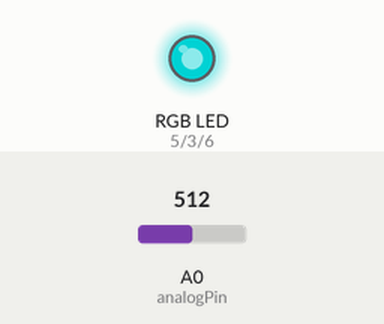
Bench run of a sketch on a simulated Arduino Uno, built with avr-gcc and run on an emulated ATmega328P. Shown: an RGB LED mixed from three pins (HIGH = lit). Dashed ring = blinking. Inputs (shaded band) come from the test bench; at power-on: A0 (analogPin) = 512. Dim RGB values are drawn brighter than linear; what the sketch prints to the serial monitor is not drawn.

Above: at 1.2 s.
1.3 s: A0 (analogPin) set to 789
At 2.4 s:
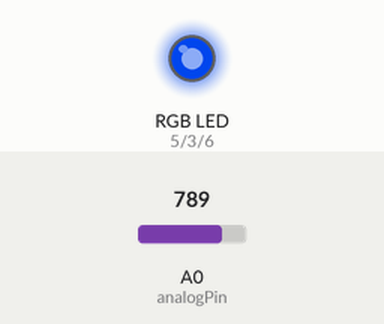
2.8 s: A0 (analogPin) set to 817
At 3.2 s:
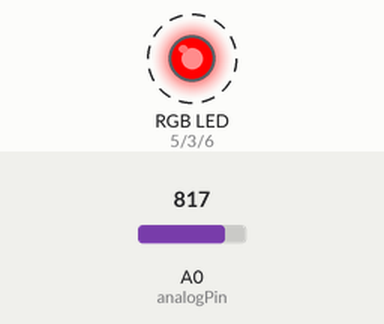
5.8 s: A0 (analogPin) set to 716
At 7.0 s:
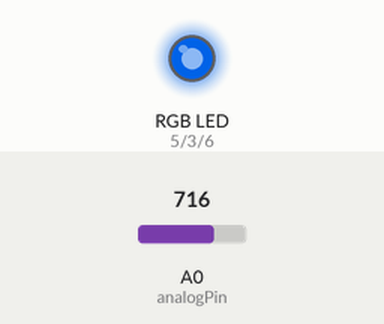
7.3 s: A0 (analogPin) set to 306
At 8.2 s:
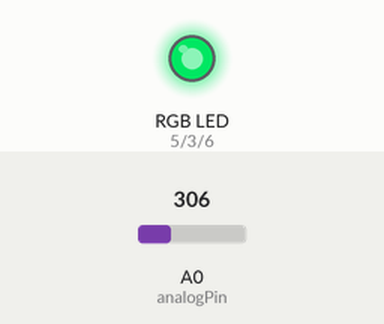
8.8 s: A0 (analogPin) set to 122
At 9.2 s:
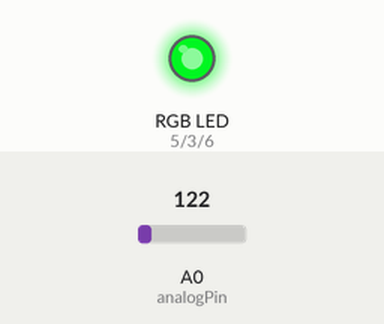
10.3 s: A0 (analogPin) set to 900
At 11.2 s:
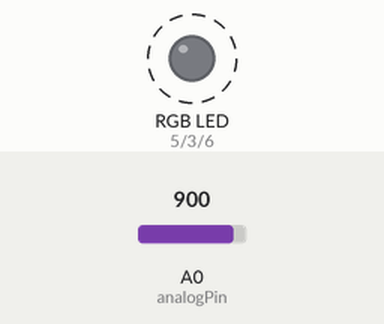
Timing chart, 0 to 14.3 s (numbered marks = the images above; inputs shaded):
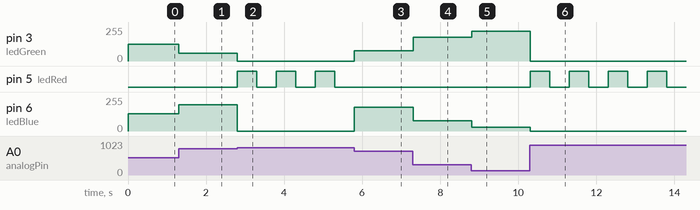

Measured:
- the behaviour switches between 803 and 804 on A0 (analogPin) (found by bisection; images 1 and 2)
- after the input at 1.3 s, pin 3 (ledGreen): 127/255 → 58/255 at once; pin 6 (ledBlue): 128/255 → 197/255 at once
- after the input at 2.8 s, pin 3 (ledGreen): 58/255 → 0/255 at once; pin 5 (ledRed): alternates HIGH for 0.50 s and LOW for 0.50 s, starting at once; pin 6 (ledBlue): 197/255 → 0/255 at once
- after the input at 5.8 s, pin 3 (ledGreen): 0/255 → 76/255 at once; pin 5 (ledRed): stays LOW (without the input it goes to HIGH after 0.00 s); pin 6 (ledBlue): 0/255 → 179/255 at once
- after the input at 7.3 s, pin 3 (ledGreen): 76/255 → 179/255 at once; pin 6 (ledBlue): 179/255 → 76/255 at once
- after the input at 8.8 s, pin 3 (ledGreen): 179/255 → 225/255 at once; pin 6 (ledBlue): 76/255 → 30/255 at once
- after the input at 10.3 s, pin 3 (ledGreen): 225/255 → 0/255 at once; pin 5 (ledRed): alternates HIGH for 0.50 s and LOW for 0.50 s, starting at once; pin 6 (ledBlue): 30/255 → 0/255 at once

The sketch:

indicator.ino
```cpp
/* indicator
 *
 *  CSE 132 - Assignment 2
 *
 *  Fill this out so we know whose assignment this is.
 *
 *  Name: Luke Wuri
 *  WUSTL Key: lwuri
 *
 *  and if two are partnered together
 *
 *  Name:
 *  WUSTL Key:
 */

int analogPin = 0;
int ledGreen = 3;
int ledBlue = 6;
int ledRed = 5;
int safetyNum = 200;
void setup() {

  Serial.begin(9600);


  pinMode(ledRed, OUTPUT); //red
  pinMode(ledGreen, OUTPUT); //green
  pinMode(ledBlue, OUTPUT); //blue


}

void loop() {


  int analogPin = analogRead(analogPin);
  int convertedAnalogPin = analogPin / (1023 / 255);
  Serial.println(convertedAnalogPin*(5/1023)); //prints out perceived voltage

  if (convertedAnalogPin > safetyNum) //safety red blink
  {
    analogWrite(ledRed, 255);
    analogWrite(ledGreen, 0);
    analogWrite(ledBlue, 0);
    delay(500);
    analogWrite(ledRed, 0);
    analogWrite(ledGreen, 0);
    analogWrite(ledBlue, 0);
    delay(500);
  }
  else
  {
    analogWrite(ledGreen, 255 - convertedAnalogPin);
    analogWrite(ledBlue, convertedAnalogPin);
    analogWrite(ledRed, 0);
  }

}
```
